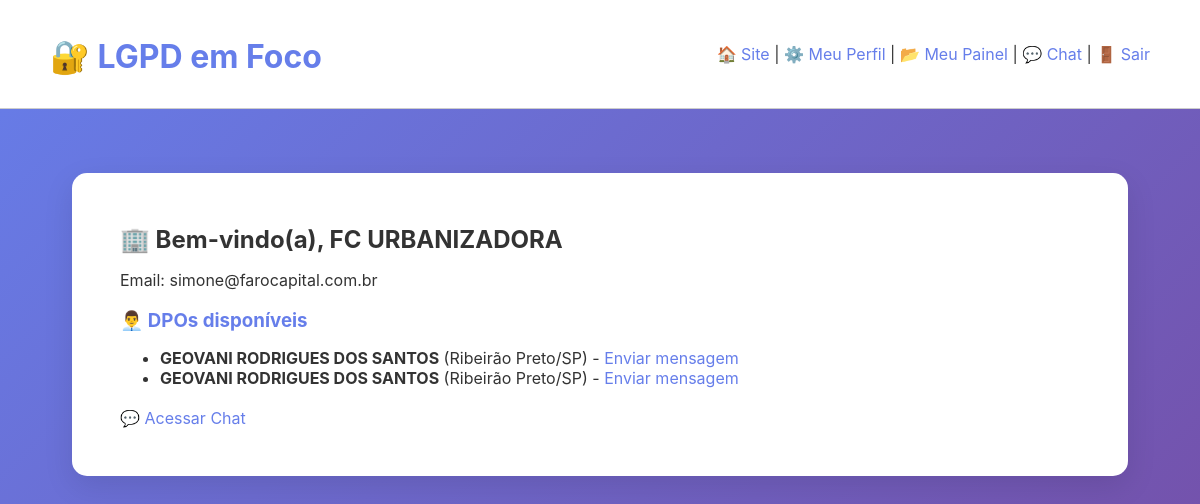
Screenshot of /painel/painel_empresa.php (signed in) with the database file from the repository.
### tables this page shows
CREATE TABLE `usuarios` (
  `id` int(11) NOT NULL,
  `tipo_usuario` enum('empresa','dpo') NOT NULL,
  `email` varchar(100) NOT NULL,
  `senha` varchar(255) NOT NULL,
  `telefone` varchar(20) DEFAULT NULL,
  `razao_social` varchar(100) DEFAULT NULL,
  `nome_fantasia` varchar(100) DEFAULT NULL,
  `cnpj` varchar(20) DEFAULT NULL,
  `setor_atividade` varchar(100) DEFAULT NULL,
  `porte_empresa` varchar(50) DEFAULT NULL,
  `numero_funcionarios` int(11) DEFAULT NULL,
  `cpf` varchar(14) DEFAULT NULL,
  `nome_completo` varchar(100) DEFAULT NULL,
  `formacao_academica` varchar(100) DEFAULT NULL,
  `experiencia_anos` int(11) DEFAULT NULL,
  `certificacoes` text DEFAULT NULL,
  `cep` varchar(10) DEFAULT NULL,
  `cidade` varchar(100) DEFAULT NULL,
  `estado` varchar(2) DEFAULT NULL,
  `criado_em` timestamp NOT NULL DEFAULT current_timestamp(),
  `foto` varchar(255) DEFAULT NULL,
  `disponivel_para_contato` tinyint(1) DEFAULT 0
);

### painel/listar_usuarios.php (the view, shortened to what this page needs)
<?php
function listarDPOs($pdo) {
    $stmt = $pdo->query("SELECT id, nome_completo, email, cidade, estado FROM usuarios WHERE tipo_usuario = 'dpo'");
    echo '<ul>';
    while ($d = $stmt->fetch(PDO::FETCH_ASSOC)) {
        echo "<li><strong>{$d['nome_completo']}</strong> ({$d['cidade']}/{$d['estado']}) - <a href='chat.php?destino={$d['id']}'>Enviar mensagem</a></li>";
    }
    echo '</ul>';
}

### painel/painel_empresa.php (shortened to what this page needs)
<?php
require_once '../config/conn.php';
$stmt = $pdo->prepare("SELECT * FROM usuarios WHERE id = ?");
$stmt->execute([$_SESSION['user_id']]);
$usuario = $stmt->fetch(PDO::FETCH_ASSOC);
include_once '../includes/header_painel.php';
?>
<!DOCTYPE html>
<html lang="pt-BR">
<head>
    <link rel="stylesheet" href="../assets/css/painel.css">
</head>
<body>
    <div class="container">
        <h2>🏢 Bem-vindo(a), <?= htmlspecialchars($usuario['razao_social'] ?? $usuario['email']) ?></h2>
        <p>Email: <?= htmlspecialchars($usuario['email']) ?></p>
        <h3><a href="dpos_disponiveis.php">👨‍💼 DPOs disponíveis</a></h3>
        <?php include 'listar_usuarios.php'; listarDPOs($pdo); ?>
        <p style="margin-top: 20px;">
            <a href="chat.php">💬 Acessar Chat</a>
        </p>
    </div>
</body>
</html>

### assets/css/painel.css (style rules this page uses)
body { margin: 0; padding: 0; font-family: 'Inter', sans-serif; background: linear-gradient(135deg, #667eea, #764ba2); color: #333; min-height: 100vh; }
.container { max-width: 960px; margin: 4rem auto; background: #fff; border-radius: 15px; padding: 2rem 3rem; box-shadow: 0 10px 30px rgba(0,0,0,0.1); }
h1, h2, h3 { color: #333; margin-bottom: 1rem; }
a { color: #667eea; text-decoration: none; }

### rows the page displays
usuarios: razao_social "FC URBANIZADORA", email "simone@farocapital.com.br"
usuarios: nome_completo "GEOVANI RODRIGUES DOS SANTOS", cidade "Ribeirão Preto", estado "SP"
usuarios: nome_completo "GEOVANI RODRIGUES DOS SANTOS", cidade "Ribeirão Preto", estado "SP"
